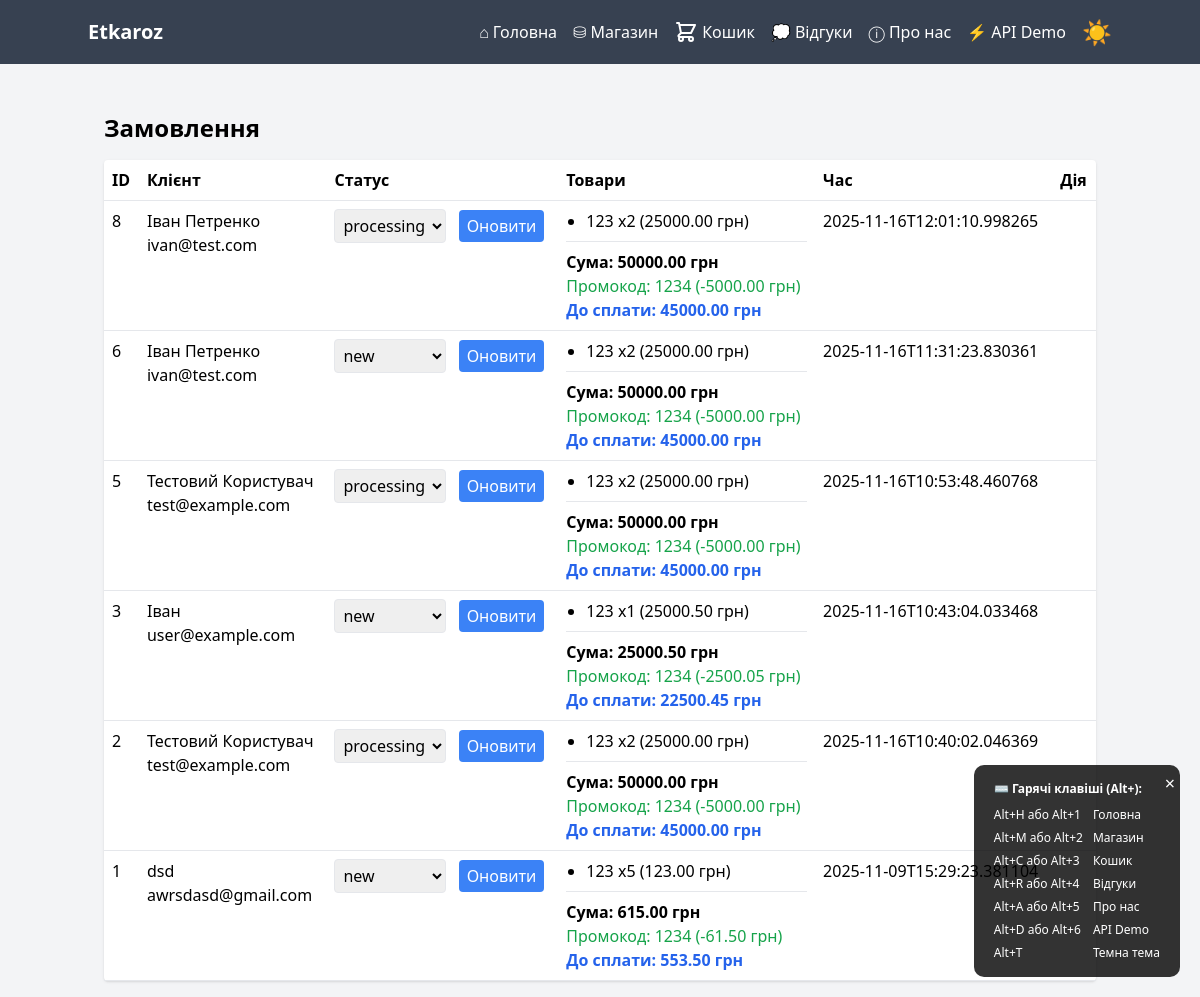
/admin/orders (signed in), run on an earlier commit of the app's database.
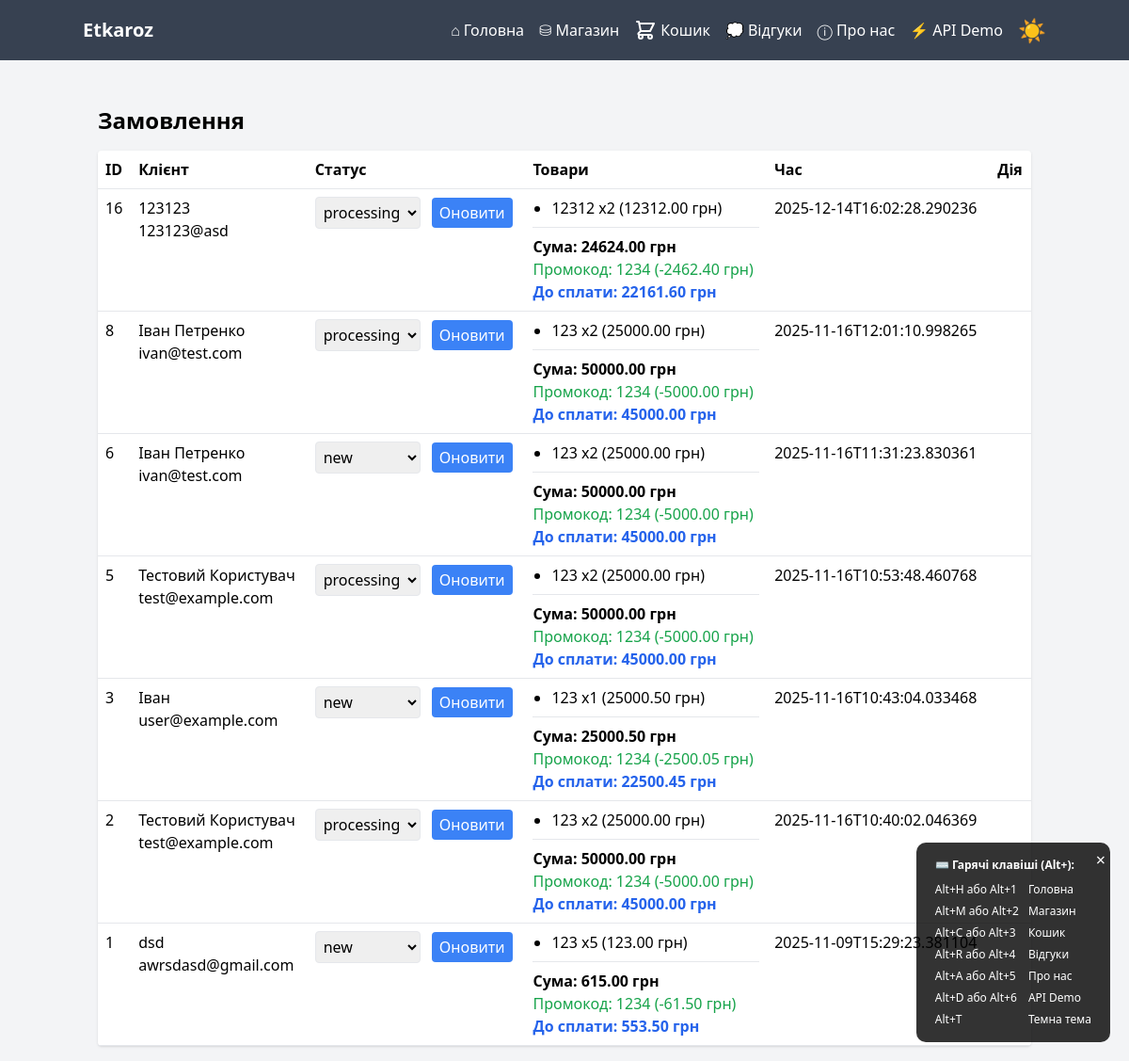
And on a later commit of the database.
### tables this page shows
CREATE TABLE customers (
            id INTEGER PRIMARY KEY AUTOINCREMENT,
            name TEXT,
            email TEXT,
            phone TEXT
        );

CREATE TABLE orders (
            id INTEGER PRIMARY KEY AUTOINCREMENT,
            customer_id INTEGER,
            status TEXT DEFAULT 'new',
            created_at TEXT,
            promo_code TEXT,
            discount_amount REAL DEFAULT 0.0,
            FOREIGN KEY(customer_id) REFERENCES customers(id)
        );

CREATE TABLE order_items (
            id INTEGER PRIMARY KEY AUTOINCREMENT,
            order_id INTEGER,
            product_id INTEGER,
            quantity INTEGER DEFAULT 1,
            price REAL,
            FOREIGN KEY(order_id) REFERENCES orders(id),
            FOREIGN KEY(product_id) REFERENCES products(id)
        );

CREATE TABLE products (
            id INTEGER PRIMARY KEY AUTOINCREMENT,
            name TEXT NOT NULL,
            description TEXT,
            price REAL NOT NULL DEFAULT 0.0,
            stock INTEGER DEFAULT 0,
            category TEXT
        );

### app.py (the view)
@app.route('/admin/orders')
@admin_required
def admin_orders():
    db = get_db()
    cur = db.execute('SELECT * FROM orders ORDER BY created_at DESC')
    orders = []
    for o in cur.fetchall():
        order = dict(o)
        customer_obj = {'name': 'Невідомий', 'email': '', 'phone': ''}
        if order.get('customer_id'):
            c = db.execute('SELECT * FROM customers WHERE id = ?', (order['customer_id'],)).fetchone()
            if c:
                customer_obj = dict(c)
        order['customer'] = customer_obj
        items_cur = db.execute('SELECT oi.*, p.name FROM order_items oi LEFT JOIN products p ON oi.product_id=p.id WHERE oi.order_id = ?', (order['id'],))
        order['items'] = [dict(i) for i in items_cur.fetchall()]
        orders.append(SimpleNamespace(**order))
    return render_template('admin/orders.html', orders=orders)

### app.py (called while the page is built)
def get_db():
    if 'db' not in g:
        conn = sqlite3.connect(DB_PATH)
        conn.row_factory = sqlite3.Row
        g.db = conn
        global _db_initialized
        if not _db_initialized:
            initialize_db(conn)
            _db_initialized = True
    return g.db

def admin_required(f):
    from functools import wraps
    @wraps(f)
    def decorated_function(*args, **kwargs):
        if not session.get('admin_logged_in'):
            return redirect(url_for('admin_login'))
        return f(*args, **kwargs)
    return decorated_function

### templates/admin/orders.html (shortened to what this page needs)
{% extends "base.html" %}
{% block content %}
<h1 class="text-2xl font-bold mb-4">Замовлення</h1>
<table class="w-full bg-white rounded shadow">
    <thead>
        <tr class="text-left border-b">
            <th class="p-2">ID</th>
            <th class="p-2">Клієнт</th>
            <th class="p-2">Статус</th>
            <th class="p-2">Товари</th>
            <th class="p-2">Час</th>
            <th class="p-2">Дія</th>
        </tr>
    </thead>
    <tbody>
        {% for o in orders %}
            <tr class="border-b align-top">
                <td class="p-2">{{ o.id }}</td>
                <td class="p-2">{{ o.customer.name or '' }}<br>{{ o.customer.email or '' }}</td>
                <td class="p-2">
                    <form action="{{ url_for('admin_orders_update_status', order_id=o.id) }}" method="post">
                        <select name="status" class="p-1 border rounded">
                            {% for s in ['new','processing','shipped','completed','cancelled'] %}
                                <option value="{{ s }}" {% if o.status==s %}selected{% endif %}>{{ s }}</option>
                            {% endfor %}
                        </select>
                        <button class="bg-blue-500 text-white px-2 py-1 rounded ml-2">Оновити</button>
                    </form>
                </td>
                <td class="p-2">
                    <ul class="list-disc pl-5">
                        {% for item in o.items %}
                            <li>{{ item.name or 'Товар' }} x{{ item.quantity }} ({{ '%.2f'|format(item.price) }} грн)</li>
                        {% endfor %}
                    </ul>
                    {% set subtotal = namespace(value=0) %}
                    {% for item in o.items %}
                        {% set subtotal.value = subtotal.value + (item.price * item.quantity) %}
                    {% endfor %}
                    <div class="mt-2 pt-2 border-t">
                        <div class="font-semibold">Сума: {{ '%.2f'|format(subtotal.value) }} грн</div>
                        {% if o.promo_code %}
                            <div class="text-green-600">Промокод: {{ o.promo_code }} (-{{ '%.2f'|format(o.discount_amount) }} грн)</div>
                            <div class="font-bold text-blue-600">До сплати: {{ '%.2f'|format(subtotal.value - o.discount_amount) }} грн</div>
                        {% endif %}
                    </div>
                </td>
                <td class="p-2">{{ o.created_at }}</td>
                <td class="p-2"></td>
            </tr>
        {% endfor %}
    </tbody>
</table>
{% endblock %}

What changed in the data, as far as the page shows it:
added customers: customer "123123", customer "123123@asd"
added orders: status "processing", promo_code "1234", discount_amount "2462.40", subtotal.value-o.discount_amount "22161.60", created_at "2025-12-14T16:02:28.290236"
added order_items: name "12312", quantity "2", price "12312.00", shown under "16"
Also different on the page:
new list line: "16 Оновити Сума: 24624.00 грн Промокод: (- грн) До сплати: грн"
